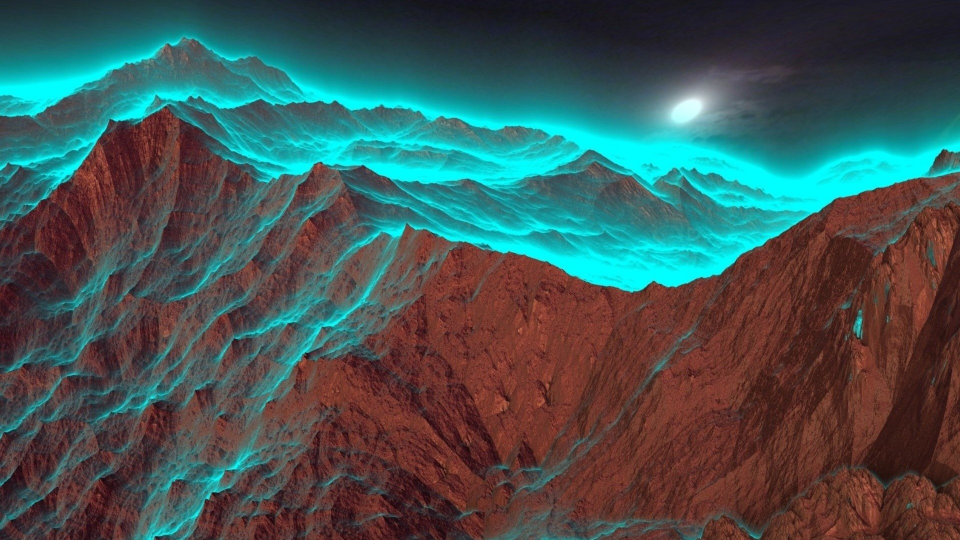
#> input picture background.jpg, 1920 x 1080 px (shown at 1/2 size)
$ python src.py
#> lines starting #> are read from the running program, lines starting #| are printed output that depends on the picture
import urllib
from urllib.request import urlopen
import cv2
import numpy as np

rows = 1280
cols = 720
url='http://192.168.0.35:8080/shot.jpg'
img_back = cv2.imread('background.jpg')
#> img_back is the input picture: shape (1080, 1920, 3); mean B, G, R 84.1, 85.1, 66.9
background = img_back[0:cols, 0:rows ]
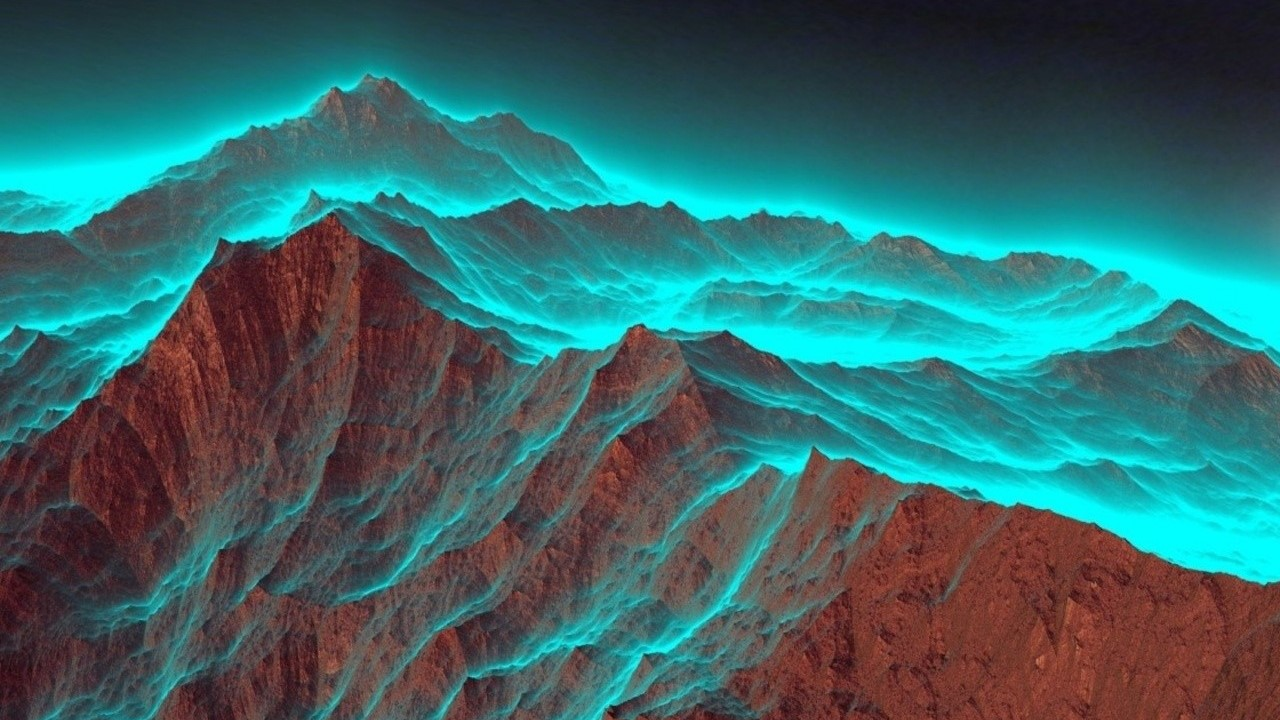
#> background: shape (720, 1280, 3); mean B, G, R 103.9, 102.6, 55.9
a = 0
limite = 40;
#painel
panel = np.zeros([100, 700, 3], np.uint8)
cv2.namedWindow("panel")

def nothing(x):
    pass

cv2.createTrackbar("L - h", "panel", 0, 179, nothing)
cv2.createTrackbar("U - h", "panel", 179, 179, nothing)

cv2.createTrackbar("L - s", "panel", 0, 255, nothing)
cv2.createTrackbar("U - s", "panel", 255, 255, nothing)

cv2.createTrackbar("L - v", "panel", 0, 255, nothing)
cv2.createTrackbar("U - v", "panel", 255, 255, nothing)


while True:
#> (the run stopped early here; a loop or call above may not have finished)
